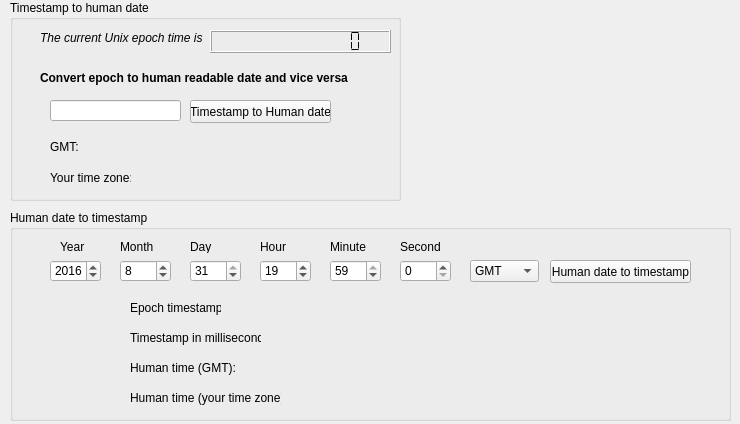
<?xml version="1.0" encoding="UTF-8"?>
<ui version="4.0">
 <class>EpochConverter</class>
 <widget class="QWidget" name="EpochConverter">
  <property name="geometry">
   <rect>
    <x>0</x>
    <y>0</y>
    <width>740</width>
    <height>424</height>
   </rect>
  </property>
  <property name="windowTitle">
   <string>EpochConverter</string>
  </property>
  <property name="windowIcon">
   <iconset resource="Icons.qrc">
    <normaloff>:/icons/calendar_clock.png</normaloff>:/icons/calendar_clock.png</iconset>
  </property>
  <widget class="QGroupBox" name="groupBox">
   <property name="geometry">
    <rect>
     <x>10</x>
     <y>0</y>
     <width>391</width>
     <height>201</height>
    </rect>
   </property>
   <property name="title">
    <string>Timestamp to human date</string>
   </property>
   <widget class="QLineEdit" name="uiLineEditUserEpoch">
    <property name="enabled">
     <bool>true</bool>
    </property>
    <property name="geometry">
     <rect>
      <x>40</x>
      <y>100</y>
      <width>131</width>
      <height>21</height>
     </rect>
    </property>
    <property name="readOnly">
     <bool>false</bool>
    </property>
   </widget>
   <widget class="QPushButton" name="uiBtnConvertEpoch">
    <property name="geometry">
     <rect>
      <x>180</x>
      <y>100</y>
      <width>141</width>
      <height>23</height>
     </rect>
    </property>
    <property name="text">
     <string>Timestamp to Human date</string>
    </property>
   </widget>
   <widget class="QLabel" name="label_7">
    <property name="geometry">
     <rect>
      <x>40</x>
      <y>140</y>
      <width>46</width>
      <height>13</height>
     </rect>
    </property>
    <property name="text">
     <string>GMT:</string>
    </property>
   </widget>
   <widget class="QLabel" name="label_8">
    <property name="geometry">
     <rect>
      <x>30</x>
      <y>30</y>
      <width>181</width>
      <height>16</height>
     </rect>
    </property>
    <property name="font">
     <font>
      <weight>50</weight>
      <italic>true</italic>
      <bold>false</bold>
     </font>
    </property>
    <property name="text">
     <string>The current Unix epoch time is</string>
    </property>
    <property name="scaledContents">
     <bool>false</bool>
    </property>
   </widget>
   <widget class="QLabel" name="label_11">
    <property name="geometry">
     <rect>
      <x>30</x>
      <y>70</y>
      <width>321</width>
      <height>16</height>
     </rect>
    </property>
    <property name="font">
     <font>
      <weight>75</weight>
      <bold>true</bold>
     </font>
    </property>
    <property name="text">
     <string>Convert epoch to human readable date and vice versa</string>
    </property>
    <property name="scaledContents">
     <bool>false</bool>
    </property>
   </widget>
   <widget class="QLabel" name="label_9">
    <property name="geometry">
     <rect>
      <x>40</x>
      <y>170</y>
      <width>81</width>
      <height>16</height>
     </rect>
    </property>
    <property name="text">
     <string>Your time zone:</string>
    </property>
   </widget>
   <widget class="QLCDNumber" name="uiLCDCurrentEpoch">
    <property name="geometry">
     <rect>
      <x>200</x>
      <y>30</y>
      <width>181</width>
      <height>23</height>
     </rect>
    </property>
    <property name="digitCount">
     <number>12</number>
    </property>
    <property name="segmentStyle">
     <enum>QLCDNumber::Flat</enum>
    </property>
   </widget>
   <widget class="QLabel" name="uiLBEpochToGMTDateString">
    <property name="geometry">
     <rect>
      <x>130</x>
      <y>140</y>
      <width>251</width>
      <height>16</height>
     </rect>
    </property>
    <property name="text">
     <string/>
    </property>
    <property name="textInteractionFlags">
     <set>Qt::LinksAccessibleByMouse|Qt::TextSelectableByMouse</set>
    </property>
   </widget>
   <widget class="QLabel" name="uiLBEpochToLocalDateString">
    <property name="geometry">
     <rect>
      <x>130</x>
      <y>170</y>
      <width>251</width>
      <height>16</height>
     </rect>
    </property>
    <property name="text">
     <string/>
    </property>
    <property name="textInteractionFlags">
     <set>Qt::LinksAccessibleByMouse|Qt::TextSelectableByMouse</set>
    </property>
   </widget>
  </widget>
  <widget class="QGroupBox" name="groupBox_2">
   <property name="geometry">
    <rect>
     <x>10</x>
     <y>210</y>
     <width>721</width>
     <height>211</height>
    </rect>
   </property>
   <property name="title">
    <string>Human date to timestamp</string>
   </property>
   <widget class="QSpinBox" name="uiSpinBoxYear">
    <property name="geometry">
     <rect>
      <x>40</x>
      <y>50</y>
      <width>51</width>
      <height>22</height>
     </rect>
    </property>
    <property name="minimum">
     <number>1970</number>
    </property>
    <property name="maximum">
     <number>9999</number>
    </property>
    <property name="value">
     <number>2016</number>
    </property>
   </widget>
   <widget class="QLabel" name="label_10">
    <property name="geometry">
     <rect>
      <x>50</x>
      <y>30</y>
      <width>46</width>
      <height>13</height>
     </rect>
    </property>
    <property name="text">
     <string>Year</string>
    </property>
   </widget>
   <widget class="QSpinBox" name="uiSpinBoxMonth">
    <property name="geometry">
     <rect>
      <x>110</x>
      <y>50</y>
      <width>51</width>
      <height>22</height>
     </rect>
    </property>
    <property name="minimum">
     <number>1</number>
    </property>
    <property name="maximum">
     <number>12</number>
    </property>
    <property name="value">
     <number>8</number>
    </property>
   </widget>
   <widget class="QLabel" name="label_12">
    <property name="geometry">
     <rect>
      <x>110</x>
      <y>30</y>
      <width>46</width>
      <height>13</height>
     </rect>
    </property>
    <property name="text">
     <string>Month</string>
    </property>
   </widget>
   <widget class="QLabel" name="label_13">
    <property name="geometry">
     <rect>
      <x>180</x>
      <y>30</y>
      <width>46</width>
      <height>13</height>
     </rect>
    </property>
    <property name="text">
     <string>Day</string>
    </property>
   </widget>
   <widget class="QSpinBox" name="uiSpinBoxDay">
    <property name="geometry">
     <rect>
      <x>180</x>
      <y>50</y>
      <width>51</width>
      <height>22</height>
     </rect>
    </property>
    <property name="minimum">
     <number>1</number>
    </property>
    <property name="maximum">
     <number>31</number>
    </property>
    <property name="value">
     <number>31</number>
    </property>
   </widget>
   <widget class="QLabel" name="label_14">
    <property name="geometry">
     <rect>
      <x>250</x>
      <y>30</y>
      <width>46</width>
      <height>13</height>
     </rect>
    </property>
    <property name="text">
     <string>Hour</string>
    </property>
   </widget>
   <widget class="QSpinBox" name="uiSpinBoxHour">
    <property name="geometry">
     <rect>
      <x>250</x>
      <y>50</y>
      <width>51</width>
      <height>22</height>
     </rect>
    </property>
    <property name="minimum">
     <number>0</number>
    </property>
    <property name="maximum">
     <number>23</number>
    </property>
    <property name="value">
     <number>19</number>
    </property>
   </widget>
   <widget class="QLabel" name="label_15">
    <property name="geometry">
     <rect>
      <x>320</x>
      <y>30</y>
      <width>46</width>
      <height>13</height>
     </rect>
    </property>
    <property name="text">
     <string>Minute</string>
    </property>
   </widget>
   <widget class="QSpinBox" name="uiSpinBoxMinute">
    <property name="geometry">
     <rect>
      <x>320</x>
      <y>50</y>
      <width>51</width>
      <height>22</height>
     </rect>
    </property>
    <property name="minimum">
     <number>0</number>
    </property>
    <property name="maximum">
     <number>59</number>
    </property>
    <property name="value">
     <number>59</number>
    </property>
   </widget>
   <widget class="QLabel" name="label_16">
    <property name="geometry">
     <rect>
      <x>390</x>
      <y>30</y>
      <width>46</width>
      <height>13</height>
     </rect>
    </property>
    <property name="text">
     <string>Second</string>
    </property>
   </widget>
   <widget class="QSpinBox" name="uiSpinBoxSecond">
    <property name="geometry">
     <rect>
      <x>390</x>
      <y>50</y>
      <width>51</width>
      <height>22</height>
     </rect>
    </property>
    <property name="minimum">
     <number>0</number>
    </property>
    <property name="maximum">
     <number>59</number>
    </property>
    <property name="value">
     <number>0</number>
    </property>
   </widget>
   <widget class="QComboBox" name="uiComboBoxTZ">
    <property name="geometry">
     <rect>
      <x>460</x>
      <y>50</y>
      <width>69</width>
      <height>22</height>
     </rect>
    </property>
    <item>
     <property name="text">
      <string>GMT</string>
     </property>
    </item>
    <item>
     <property name="text">
      <string>Local time</string>
     </property>
    </item>
   </widget>
   <widget class="QPushButton" name="uiBtnConvertDate">
    <property name="geometry">
     <rect>
      <x>540</x>
      <y>50</y>
      <width>141</width>
      <height>23</height>
     </rect>
    </property>
    <property name="text">
     <string>Human date to timestamp</string>
    </property>
   </widget>
   <widget class="QLabel" name="label_17">
    <property name="geometry">
     <rect>
      <x>120</x>
      <y>120</y>
      <width>131</width>
      <height>16</height>
     </rect>
    </property>
    <property name="text">
     <string>Timestamp in milliseconds:</string>
    </property>
   </widget>
   <widget class="QLabel" name="label_18">
    <property name="geometry">
     <rect>
      <x>120</x>
      <y>90</y>
      <width>91</width>
      <height>16</height>
     </rect>
    </property>
    <property name="text">
     <string>Epoch timestamp:</string>
    </property>
   </widget>
   <widget class="QLabel" name="label_19">
    <property name="geometry">
     <rect>
      <x>120</x>
      <y>150</y>
      <width>121</width>
      <height>16</height>
     </rect>
    </property>
    <property name="text">
     <string>Human time (GMT):</string>
    </property>
   </widget>
   <widget class="QLabel" name="label_20">
    <property name="geometry">
     <rect>
      <x>120</x>
      <y>180</y>
      <width>151</width>
      <height>16</height>
     </rect>
    </property>
    <property name="text">
     <string>Human time (your time zone):</string>
    </property>
   </widget>
   <widget class="QLabel" name="uiLBDateToEpoch">
    <property name="geometry">
     <rect>
      <x>270</x>
      <y>90</y>
      <width>261</width>
      <height>16</height>
     </rect>
    </property>
    <property name="text">
     <string/>
    </property>
    <property name="textInteractionFlags">
     <set>Qt::LinksAccessibleByMouse|Qt::TextSelectableByMouse</set>
    </property>
   </widget>
   <widget class="QLabel" name="uiLBDateToEpochMs">
    <property name="geometry">
     <rect>
      <x>270</x>
      <y>120</y>
      <width>261</width>
      <height>16</height>
     </rect>
    </property>
    <property name="text">
     <string/>
    </property>
    <property name="textInteractionFlags">
     <set>Qt::LinksAccessibleByMouse|Qt::TextSelectableByMouse</set>
    </property>
   </widget>
   <widget class="QLabel" name="uiLBDateToGMTString">
    <property name="geometry">
     <rect>
      <x>270</x>
      <y>150</y>
      <width>261</width>
      <height>16</height>
     </rect>
    </property>
    <property name="text">
     <string/>
    </property>
    <property name="textInteractionFlags">
     <set>Qt::LinksAccessibleByMouse|Qt::TextSelectableByMouse</set>
    </property>
   </widget>
   <widget class="QLabel" name="uiLBDateString">
    <property name="geometry">
     <rect>
      <x>270</x>
      <y>180</y>
      <width>261</width>
      <height>16</height>
     </rect>
    </property>
    <property name="text">
     <string/>
    </property>
    <property name="textInteractionFlags">
     <set>Qt::LinksAccessibleByMouse|Qt::TextSelectableByMouse</set>
    </property>
   </widget>
  </widget>
 </widget>
 <layoutdefault spacing="6" margin="11"/>
 <resources>
  <include location="Icons.qrc"/>
 </resources>
 <connections/>
</ui>
